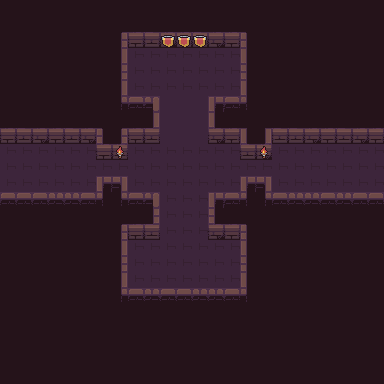

The image is a tile-based game level rendered from a .tmx file. Its description and complete source (layers, tilesets, objects, tile grids) follow:
An orthogonal 24x24 tile map with 16x16 px tiles, 4 tile layers (background, road, wall, item), 3 tilesets.

<map version="1.4" tiledversion="1.4.2" orientation="orthogonal" renderorder="right-down" width="24" height="24" tilewidth="16" tileheight="16" infinite="0" nextlayerid="7" nextobjectid="1">
 <tileset firstgid="1" source="Dungeon_Tileset.tsx" />
 <tileset firstgid="101" source="flag.tsx" />
 <tileset firstgid="105" source="torch.tsx" />
 <layer id="1" name="background" width="24" height="24">
  <data encoding="csv">
79,79,79,79,79,79,79,79,79,79,79,79,79,79,79,79,79,79,79,79,79,79,79,79,
79,79,79,79,79,79,79,79,79,79,79,79,79,79,79,79,79,79,79,79,79,79,79,79,
79,79,79,79,79,79,79,79,79,79,79,79,79,79,79,79,79,79,79,79,79,79,79,79,
79,79,79,79,79,79,79,79,79,79,79,79,79,79,79,79,79,79,79,79,79,79,79,79,
79,79,79,79,79,79,79,79,79,79,79,79,79,79,79,79,79,79,79,79,79,79,79,79,
79,79,79,79,79,79,79,79,79,79,79,79,79,79,79,79,79,79,79,79,79,79,79,79,
79,79,79,79,79,79,79,79,79,79,79,79,79,79,79,79,79,79,79,79,79,79,79,79,
79,79,79,79,79,79,79,79,79,79,79,79,79,79,79,79,79,79,79,79,79,79,79,79,
79,79,79,79,79,79,79,79,79,79,79,79,79,79,79,79,79,79,79,79,79,79,79,79,
79,79,79,79,79,79,79,79,79,79,79,79,79,79,79,79,79,79,79,79,79,79,79,79,
79,79,79,79,79,79,79,79,79,79,79,79,79,79,79,79,79,79,79,79,79,79,79,79,
79,79,79,79,79,79,79,79,79,79,79,79,79,79,79,79,79,79,79,79,79,79,79,79,
79,79,79,79,79,79,79,79,79,79,79,79,79,79,79,79,79,79,79,79,79,79,79,79,
79,79,79,79,79,79,79,79,79,79,79,79,79,79,79,79,79,79,79,79,79,79,79,79,
79,79,79,79,79,79,79,79,79,79,79,79,79,79,79,79,79,79,79,79,79,79,79,79,
79,79,79,79,79,79,79,79,79,79,79,79,79,79,79,79,79,79,79,79,79,79,79,79,
79,79,79,79,79,79,79,79,79,79,79,79,79,79,79,79,79,79,79,79,79,79,79,79,
79,79,79,79,79,79,79,79,79,79,79,79,79,79,79,79,79,79,79,79,79,79,79,79,
79,79,79,79,79,79,79,79,79,79,79,79,79,79,79,79,79,79,79,79,79,79,79,79,
79,79,79,79,79,79,79,79,79,79,79,79,79,79,79,79,79,79,79,79,79,79,79,79,
79,79,79,79,79,79,79,79,79,79,79,79,79,79,79,79,79,79,79,79,79,79,79,79,
79,79,79,79,79,79,79,79,79,79,79,79,79,79,79,79,79,79,79,79,79,79,79,79,
79,79,79,79,79,79,79,79,79,79,79,79,79,79,79,79,79,79,79,79,79,79,79,79,
79,79,79,79,79,79,79,79,79,79,79,79,79,79,79,79,79,79,79,79,79,79,79,79
</data>
 </layer>
 <layer id="3" name="road" width="24" height="24">
  <data encoding="csv">
0,0,0,0,0,0,0,0,0,0,0,0,0,0,0,0,0,0,0,0,0,0,0,0,
0,0,0,0,0,0,0,0,0,0,0,0,0,0,0,0,0,0,0,0,0,0,0,0,
0,0,0,0,0,0,0,0,0,0,0,0,0,0,0,0,0,0,0,0,0,0,0,0,
0,0,0,0,0,0,0,0,18,18,18,18,18,18,18,0,0,0,0,0,0,0,0,0,
0,0,0,0,0,0,0,0,18,18,18,18,18,18,18,0,0,0,0,0,0,0,0,0,
0,0,0,0,0,0,0,0,18,18,18,18,18,18,18,0,0,0,0,0,0,0,0,0,
0,0,0,0,0,0,0,0,0,0,19,19,19,0,0,0,0,0,0,0,0,0,0,0,
0,0,0,0,0,0,0,0,0,0,19,19,19,0,0,0,0,0,0,0,0,0,0,0,
0,0,0,0,0,0,0,0,0,0,19,19,19,0,0,0,0,0,0,0,0,0,0,0,
18,18,18,18,18,18,18,18,18,18,18,18,18,18,18,18,18,18,18,18,18,18,18,18,
18,18,18,18,18,18,18,18,18,18,18,18,18,18,18,18,18,18,18,18,18,18,18,18,
18,18,18,18,18,18,0,0,18,18,18,18,18,18,18,0,0,18,18,18,18,18,18,18,
0,0,0,0,0,0,0,0,0,0,18,18,18,0,0,0,0,0,0,0,0,0,0,0,
0,0,0,0,0,0,0,0,0,0,18,18,18,0,0,0,0,0,0,0,0,0,0,0,
0,0,0,0,0,0,0,0,0,0,18,18,18,0,0,0,0,0,0,0,0,0,0,0,
0,0,0,0,0,0,0,0,18,18,18,18,18,18,18,0,0,0,0,0,0,0,0,0,
0,0,0,0,0,0,0,0,18,18,18,18,18,18,18,0,0,0,0,0,0,0,0,0,
0,0,0,0,0,0,0,0,18,18,18,18,18,18,18,0,0,0,0,0,0,0,0,0,
0,0,0,0,0,0,0,0,0,0,0,0,0,0,0,0,0,0,0,0,0,0,0,0,
0,0,0,0,0,0,0,0,0,0,0,0,0,0,0,0,0,0,0,0,0,0,0,0,
0,0,0,0,0,0,0,0,0,0,0,0,0,0,0,0,0,0,0,0,0,0,0,0,
0,0,0,0,0,0,0,0,0,0,0,0,0,0,0,0,0,0,0,0,0,0,0,0,
0,0,0,0,0,0,0,0,0,0,0,0,0,0,0,0,0,0,0,0,0,0,0,0,
0,0,0,0,0,0,0,0,0,0,0,0,0,0,0,0,0,0,0,0,0,0,0,0
</data>
 </layer>
 <layer id="4" name="wall" width="24" height="24">
  <data encoding="csv">
0,0,0,0,0,0,0,0,0,0,0,0,0,0,0,0,0,0,0,0,0,0,0,0,
0,0,0,0,0,0,0,0,0,0,0,0,0,0,0,0,0,0,0,0,0,0,0,0,
0,0,0,0,0,0,0,1,2,3,4,2,3,4,5,6,0,0,0,0,0,0,0,0,
0,0,0,0,0,0,0,11,0,0,0,0,0,0,0,16,0,0,0,0,0,0,0,0,
0,0,0,0,0,0,0,21,0,0,0,0,0,0,0,26,0,0,0,0,0,0,0,0,
0,0,0,0,0,0,0,31,0,0,0,0,0,0,0,36,0,0,0,0,0,0,0,0,
0,0,0,0,0,0,0,41,42,56,0,0,0,51,45,46,0,0,0,0,0,0,0,0,
0,0,0,0,0,0,0,0,0,11,0,0,0,16,0,0,0,0,0,0,0,0,0,0,
2,3,4,2,3,4,6,1,2,3,0,0,0,4,5,16,11,3,3,4,2,3,4,5,
0,0,0,0,0,0,2,2,0,0,0,0,0,0,0,3,4,0,0,0,0,0,0,0,
0,0,0,0,0,0,0,0,0,0,0,0,0,0,0,0,0,0,0,0,0,0,0,0,
0,0,0,0,0,0,51,54,0,0,0,0,0,0,0,51,54,0,0,0,0,0,0,0,
42,42,42,43,44,45,46,41,42,56,0,0,0,51,45,46,41,42,43,44,45,44,45,45,
0,0,0,0,0,0,0,0,0,21,0,0,0,26,0,0,0,0,0,0,0,0,0,0,
0,0,0,0,0,0,0,1,2,3,0,0,0,4,5,6,0,0,0,0,0,0,0,0,
0,0,0,0,0,0,0,11,0,0,0,0,0,0,0,16,0,0,0,0,0,0,0,0,
0,0,0,0,0,0,0,21,0,0,0,0,0,0,0,26,0,0,0,0,0,0,0,0,
0,0,0,0,0,0,0,31,0,0,0,0,0,0,0,36,0,0,0,0,0,0,0,0,
0,0,0,0,0,0,0,41,42,43,42,42,43,44,45,46,0,0,0,0,0,0,0,0,
0,0,0,0,0,0,0,0,0,0,0,0,0,0,0,0,0,0,0,0,0,0,0,0,
0,0,0,0,0,0,0,0,0,0,0,0,0,0,0,0,0,0,0,0,0,0,0,0,
0,0,0,0,0,0,0,0,0,0,0,0,0,0,0,0,0,0,0,0,0,0,0,0,
0,0,0,0,0,0,0,0,0,0,0,0,0,0,0,0,0,0,0,0,0,0,0,0,
0,0,0,0,0,0,0,0,0,0,0,0,0,0,0,0,0,0,0,0,0,0,0,0
</data>
 </layer>
 <layer id="5" name="item" width="24" height="24">
  <data encoding="csv">
0,0,0,0,0,0,0,0,0,0,0,0,0,0,0,0,0,0,0,0,0,0,0,0,
0,0,0,0,0,0,0,0,0,0,0,0,0,0,0,0,0,0,0,0,0,0,0,0,
0,0,0,0,0,0,0,0,0,0,101,101,101,0,0,0,0,0,0,0,0,0,0,0,
0,0,0,0,0,0,0,0,0,0,0,0,0,0,0,0,0,0,0,0,0,0,0,0,
0,0,0,0,0,0,0,0,0,0,0,0,0,0,0,0,0,0,0,0,0,0,0,0,
0,0,0,0,0,0,0,0,0,0,0,0,0,0,0,0,0,0,0,0,0,0,0,0,
0,0,0,0,0,0,0,0,0,0,0,0,0,0,0,0,0,0,0,0,0,0,0,0,
0,0,0,0,0,0,0,0,0,0,0,0,0,0,0,0,0,0,0,0,0,0,0,0,
0,0,0,0,0,0,0,0,0,0,0,0,0,0,0,0,0,0,0,0,0,0,0,0,
0,0,0,0,0,0,0,105,0,0,0,0,0,0,0,0,105,0,0,0,0,0,0,0,
0,0,0,0,0,0,0,0,0,0,0,0,0,0,0,0,0,0,0,0,0,0,0,0,
0,0,0,0,0,0,0,0,0,0,0,0,0,0,0,0,0,0,0,0,0,0,0,0,
0,0,0,0,0,0,0,0,0,0,0,0,0,0,0,0,0,0,0,0,0,0,0,0,
0,0,0,0,0,0,0,0,0,0,0,0,0,0,0,0,0,0,0,0,0,0,0,0,
0,0,0,0,0,0,0,0,0,0,0,0,0,0,0,0,0,0,0,0,0,0,0,0,
0,0,0,0,0,0,0,0,0,0,0,0,0,0,0,0,0,0,0,0,0,0,0,0,
0,0,0,0,0,0,0,0,0,0,0,0,0,0,0,0,0,0,0,0,0,0,0,0,
0,0,0,0,0,0,0,0,0,0,0,0,0,0,0,0,0,0,0,0,0,0,0,0,
0,0,0,0,0,0,0,0,0,0,0,0,0,0,0,0,0,0,0,0,0,0,0,0,
0,0,0,0,0,0,0,0,0,0,0,0,0,0,0,0,0,0,0,0,0,0,0,0,
0,0,0,0,0,0,0,0,0,0,0,0,0,0,0,0,0,0,0,0,0,0,0,0,
0,0,0,0,0,0,0,0,0,0,0,0,0,0,0,0,0,0,0,0,0,0,0,0,
0,0,0,0,0,0,0,0,0,0,0,0,0,0,0,0,0,0,0,0,0,0,0,0,
0,0,0,0,0,0,0,0,0,0,0,0,0,0,0,0,0,0,0,0,0,0,0,0
</data>
 </layer>
</map>
